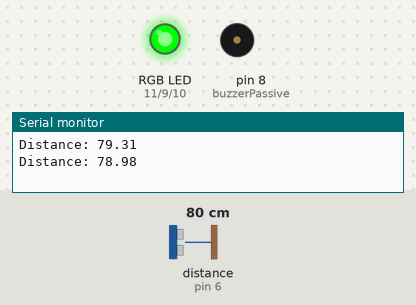
Simulated run of this sketch. Board: Arduino Uno, built with avr-gcc and run on an emulated ATmega328P. On the bench: an RGB LED mixed from three pins (HIGH = lit), buzzer (waves = sounding), the last lines printed to the serial monitor. Wiring (inferred from the names in the program): ultrasonic range finder: trigger pin 5; echo pin 6. The inputs (shaded band) are chosen by the test bench; at power-on: distance to the obstacle (sensor on pin 6) 80 cm. The echo pulse lasts 58.3 µs per cm; pins used as bus, display or sensor lines are not drawn.

Above: at 1.8 s.
1.9 s: distance to the obstacle (sensor on pin 6) set to 53 cm
6.0 s: distance to the obstacle (sensor on pin 6) set to 47 cm
At 6.28 s:
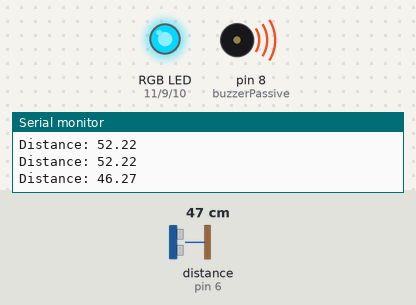
9.5 s: distance to the obstacle (sensor on pin 6) set to 23 cm
13.0 s: distance to the obstacle (sensor on pin 6) set to 18 cm
At 13.23 s:
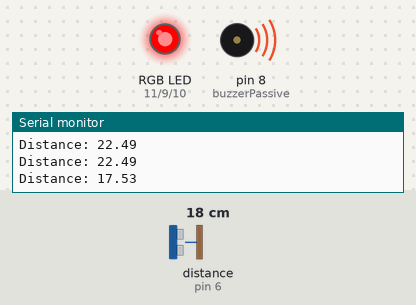
16.5 s: distance to the obstacle (sensor on pin 6) set to 60 cm
At 17.2 s:
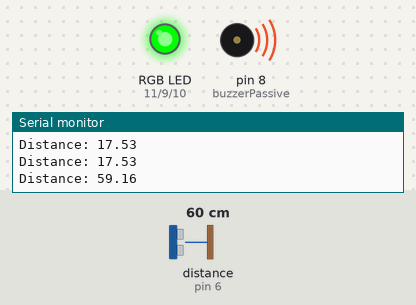
20.0 s: distance to the obstacle (sensor on pin 6) set to 35 cm
At 21.36 s:
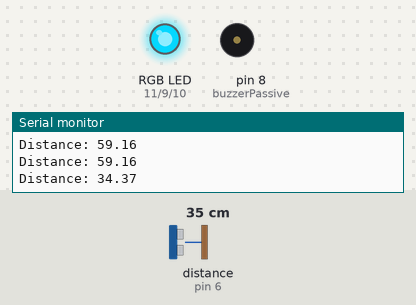
Timing chart, 0 to 24.5 s (numbered marks = the images above; inputs shaded):
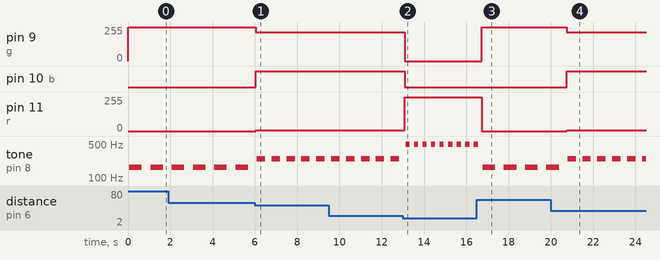

The sketch:

Car.ino
```cpp
// led
int g = 9;
int r = 11;
int b = 10;

// buzzer
int buzzerPassive = 8;

//ultrasonic sensor
int echo = 6;
int trigger = 5;

// defining variables
float distanceUltraSonicSensor;

void setup() {
  // put your setup code here, to run once:

  pinMode(g, OUTPUT);
  pinMode(r, OUTPUT);
  pinMode(b, OUTPUT);
  pinMode(buzzerPassive, OUTPUT);

  pinMode(trigger, OUTPUT); // Sets the trigPin as an Output
  pinMode(echo, INPUT); // Sets the echoPin as an Input
  Serial.begin(9600); // Starts the serial communication

}

void loop() {
  // put your main code here, to run repeatedly:


  distanceUltraSonicSensor = ultrasonicSensor();

  buzzer(distanceUltraSonicSensor);


}

float ultrasonicSensor()
{
  float distance = 0;
  long duration = 0;

  digitalWrite(trigger, LOW);
  delayMicroseconds(2);

  // Sets the trigPin on HIGH state for 10 micro seconds
  digitalWrite(trigger, HIGH);
  delayMicroseconds(10);
  digitalWrite(trigger, LOW);

  // Reads the echoPin, returns the sound wave travel time in microseconds
  duration = pulseIn(echo, HIGH);

  // Calculating the distance
  distance= duration*0.034/2;

  // Prints the distance on the Serial Monitor
  Serial.print("Distance: ");
  Serial.println(distance);

  return distance;

}


void led(int green, int red, int blue)
{
  // LED
  analogWrite(g, green);
  analogWrite(r, red);
  analogWrite(b, blue);

}

void buzzer(float distance)
{

  if (distance < 20)
  {
     led(0,255,0);
     SoundBuzzer(1,200);
  }
  else if ( distance >= 20 && distance < 50)
  {
     led(215,5,255);
     SoundBuzzer(2,300);

  }
  else if ( distance >= 50 && distance < 100)
  {
    led(255,0,0);
    SoundBuzzer(3,400);
  }

}

void SoundBuzzer(int delayInmiliSecondsBuzzer, int delayAfterBuzzer)
{
   for (int i = 0; i <100; i++)
    {
      digitalWrite (buzzerPassive, HIGH) ;
      delay (delayInmiliSecondsBuzzer) ;
      digitalWrite (buzzerPassive, LOW) ;
      delay (delayInmiliSecondsBuzzer) ;
    }
    delay(delayAfterBuzzer);

}
```

Measured:
- the behaviour switches between 51 and 50 cm on distance to the obstacle (sensor on pin 6) (found by bisection; images 0 and 1)
- the behaviour switches between 21 and 20 cm on distance to the obstacle (sensor on pin 6) (found by bisection; images 1 and 2)
- after the input at 6.0 s, pin 9 (g): 255/255 → 215/255 at once; pin 10 (b): LOW → HIGH at once; pin 11 (r): 0/255 → 5/255 at once; tone on pin 8 (buzzerPassive): alternates 249 Hz for 0.40 s and silent for 0.31 s, starting after 0.09 s
- after the input at 13.0 s, pin 9 (g): 215/255 → 0/255 after 0.09 s; pin 10 (b): HIGH → LOW after 0.09 s; pin 11 (r): 5/255 → 255/255 after 0.09 s; tone on pin 8 (buzzerPassive): alternates 496 Hz for 0.20 s and silent for 0.20 s, starting after 0.13 s
- after the input at 16.5 s, pin 9 (g): 0/255 → 255/255 after 0.22 s; pin 11 (r): 255/255 → 0/255 after 0.22 s
- after the input at 20.0 s, pin 9 (g): 255/255 → 215/255 after 0.74 s; pin 10 (b): LOW → HIGH after 0.74 s; pin 11 (r): 0/255 → 5/255 after 0.74 s
- by itself, tone on pin 8 (buzzerPassive): alternates 166 Hz for 0.60 s and silent for 0.41 s
